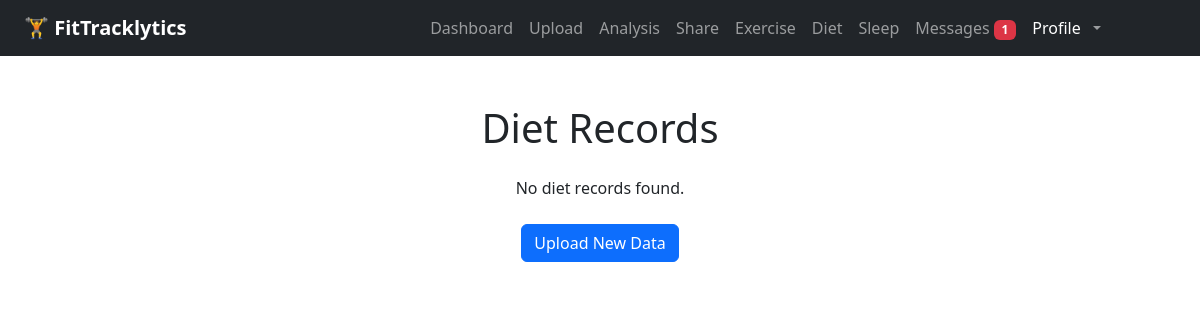
The app's page /records/diet (signed in), older data.
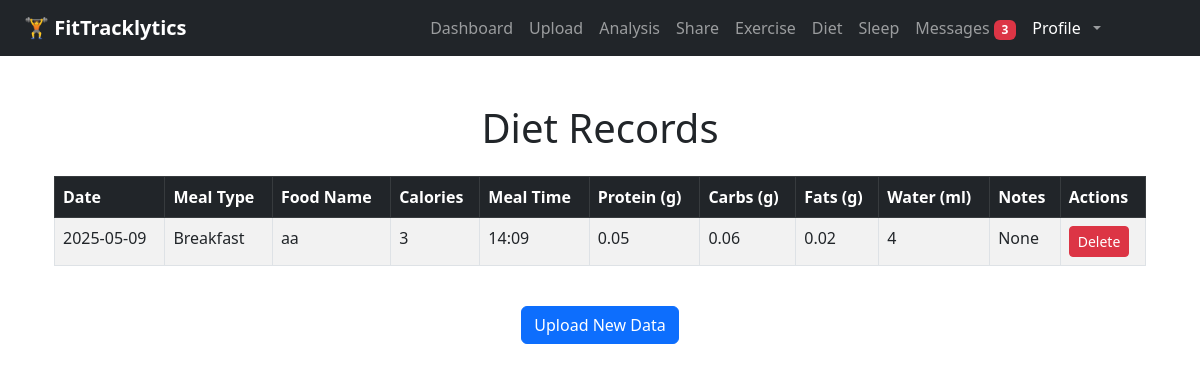
The same page, newer data.
### app/models.py (models this page shows)
class DietEntry(db.Model):
    id = db.Column(db.Integer, primary_key=True)
    user_id = db.Column(db.Integer, db.ForeignKey('user.id'))
    meal_type = db.Column(db.String(50))
    food_name = db.Column(db.String(100))
    calories = db.Column(db.Integer)
    meal_time = db.Column(db.String(10))
    protein = db.Column(db.Float)
    carbs = db.Column(db.Float)
    fats = db.Column(db.Float)
    water = db.Column(db.Integer)
    date = db.Column(db.Date)
    notes = db.Column(db.Text)

### app/routes.py (the view)
@main.route("/records/diet")
def diet_records():
    if "user_id" not in session:
        return redirect(url_for("main.login"))
    records = DietEntry.query.filter_by(user_id=session["user_id"]).order_by(DietEntry.date.desc()).all()
    return render_template("diet_records.html", records=records)

### app/__init__.py (called while the page is built)
def create_app(config_class=None):
    app = Flask(__name__)
    if config_class:
        app.config.from_object(config_class)
    else:
        app.config['SECRET_KEY'] = "super-secret-key"
        app.config['SQLALCHEMY_DATABASE_URI'] = 'sqlite:///tracker.db'
        app.config['SQLALCHEMY_TRACK_MODIFICATIONS'] = False
    db.init_app(app)
    migrate.init_app(app, db)  # Bind migrate after app is created
    print("current database config is：", app.config['SQLALCHEMY_DATABASE_URI'])
    from . import models
    @app.context_processor
    def inject_message_model():
        return dict(Message=models.Message)
    from .routes import main
    app.register_blueprint(main)
    return app

### app/templates/diet_records.html (shortened to what this page needs)
{% extends "base.html" %}
{% block content %}
<div class="container mt-5">
    <h1 class="text-center mb-4">Diet Records</h1>
    {% if records %}
        <div class="table-responsive">
            <table class="table table-striped table-bordered">
                <thead class="table-dark">
                    <tr>
                        <th>Date</th>
                        <th>Meal Type</th>
                        <th>Food Name</th>
                        <th>Calories</th>
                        <th>Meal Time</th>
                        <th>Protein (g)</th>
                        <th>Carbs (g)</th>
                        <th>Fats (g)</th>
                        <th>Water (ml)</th>
                        <th>Notes</th>
                        <th>Actions</th>
                    </tr>
                </thead>
                <tbody>
                    {% for entry in records %}
                    <tr>
                        <td>{{ entry.date }}</td>
                        <td>{{ entry.meal_type }}</td>
                        <td>{{ entry.food_name }}</td>
                        <td>{{ entry.calories }}</td>
                        <td>{{ entry.meal_time }}</td>
                        <td>{{ entry.protein }}</td>
                        <td>{{ entry.carbs }}</td>
                        <td>{{ entry.fats }}</td>
                        <td>{{ entry.water }}</td>
                        <td>{{ entry.notes }}</td>
                        <td>
                            <form action="{{ url_for('main.delete_diet', entry_id=entry.id) }}" method="POST" style="display:inline;">
                                <button type="submit" class="btn btn-danger btn-sm" onclick="return confirm('Are you sure you want to delete this record?');">Delete</button>
                            </form>
                        </td>
                    </tr>
                    {% endfor %}
                </tbody>
            </table>
        </div>
    {% else %}
        <p class="text-center">No diet records found.</p>
    {% endif %}
    <div class="text-center mt-4">
        <a href="{{ url_for('main.upload') }}" class="btn btn-primary">Upload New Data</a>
    </div>
</div>
{% endblock %}

Row changes from the older to the newer data that the page shows:
added DietEntry: date "2025-05-09", meal_type "Breakfast", food_name "aa", calories "3", meal_time "14:09", protein "0.05", carbs "0.06", fats "0.02", water "4", notes "None"
Text that changed along with them:
{{ unread_count }}: "1" → "3"
text no longer shown: "No diet records found."
text now shown: "Date Meal Type Food Name Calories Meal Time Protein (g) Carbs (g) Fats (g) Water (ml) Notes Actions"
